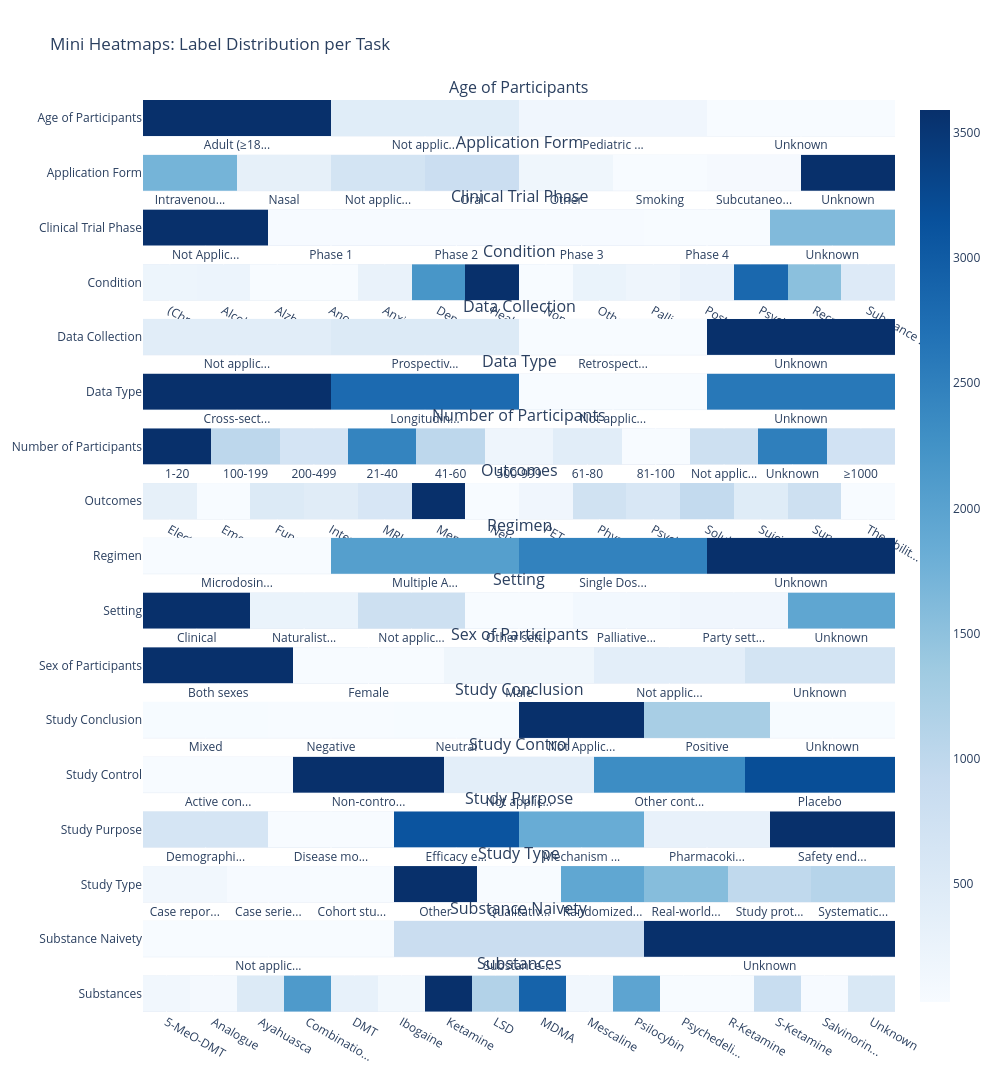

This figure's notebook cell:
### Code cell
from plotly.subplots import make_subplots

def shorten_label(label, max_len=10):
    if len(label) <= max_len:
        return label
    return label[:max_len] + "..."


tasks = label_counts['task'].unique()
n_tasks = len(tasks)

fig = make_subplots(
    rows=n_tasks, cols=1,
    shared_xaxes=False,
    vertical_spacing=0.02,
    subplot_titles=tasks
)

for i, task in enumerate(tasks, 1):
    show_cb = True if i == 1 else False

    task_data = label_counts[label_counts['task'] == task]
    fig.add_trace(
        go.Heatmap(
            z=[task_data['count']],
            x=task_data['label'].apply(lambda x: shorten_label(str(x), 10)),
            y=[task],
            colorscale='Blues',
            showscale=show_cb,
            text=task_data['count'],
            texttemplate="%{text}"
        ),
        row=i, col=1
    )

# Add a colorbar for the heatmap


fig.update_layout(
    title="Mini Heatmaps: Label Distribution per Task",
    height=200*n_tasks,
    width=1000
)
fig.show()

### Figure 1 — Plotly figure (JSON) as saved in the notebook; plotly's stock layout.template omitted (floating-point values rounded to 4 significant figures)
{"data": [{"colorscale": [[0, "rgb(247,251,255)"], [0.125, "rgb(222,235,247)"], [0.25, "rgb(198,219,239)"], [0.375, "rgb(158,202,225)"], [0.5, "rgb(107,174,214)"], [0.625, "rgb(66,146,198)"], [0.75, "rgb(33,113,181)"], [0.875, "rgb(8,81,156)"], [1, "rgb(8,48,107)"]], "showscale": true, "text": [3591, 429, 155, 28], "texttemplate": "%{text}", "type": "heatmap", "x": ["Adult (≥18...", "Not applic...", "Pediatric ...", "Unknown"], "xaxis": "x", "y": ["Age of Participants"], "yaxis": "y", "z": [[3591, 429, 155, 28]]}, {"colorscale": [[0, "rgb(247,251,255)"], [0.125, "rgb(222,235,247)"], [0.25, "rgb(198,219,239)"], [0.375, "rgb(158,202,225)"], [0.5, "rgb(107,174,214)"], [0.625, "rgb(66,146,198)"], [0.75, "rgb(33,113,181)"], [0.875, "rgb(8,81,156)"], [1, "rgb(8,48,107)"]], "showscale": false, "text": [963, 199, 388, 471, 109, 30, 54, 1995], "texttemplate": "%{text}", "type": "heatmap", "x": ["Intravenou...", "Nasal", "Not applic...", "Oral", "Other", "Smoking", "Subcutaneo...", "Unknown"], "xaxis": "x2", "y": ["Application Form"], "yaxis": "y2", "z": [[963, 199, 388, 471, 109, 30, 54, 1995]]}, {"colorscale": [[0, "rgb(247,251,255)"], [0.125, "rgb(222,235,247)"], [0.25, "rgb(198,219,239)"], [0.375, "rgb(158,202,225)"], [0.5, "rgb(107,174,214)"], [0.625, "rgb(66,146,198)"], [0.75, "rgb(33,113,181)"], [0.875, "rgb(8,81,156)"], [1, "rgb(8,48,107)"]], "showscale": false, "text": [2919, 14, 22, 14, 1, 1300], "texttemplate": "%{text}", "type": "heatmap", "x": ["Not Applic...", "Phase 1", "Phase 2", "Phase 3", "Phase 4", "Unknown"], "xaxis": "x3", "y": ["Clinical Trial Phase"], "yaxis": "y3", "z": [[2919, 14, 22, 14, 1, 1300]]}, {"colorscale": [[0, "rgb(247,251,255)"], [0.125, "rgb(222,235,247)"], [0.25, "rgb(198,219,239)"], [0.375, "rgb(158,202,225)"], [0.5, "rgb(107,174,214)"], [0.625, "rgb(66,146,198)"], [0.75, "rgb(33,113,181)"], [0.875, "rgb(8,81,156)"], [1, "rgb(8,48,107)"]], "showscale": false, "text": [118, 126, 3, 2, 168, 1407, 2322, 1, 151, 103, 164, 1823, 978, 306], "texttemplate": "%{text}", "type": "heatmap", "x": ["(Chronic) ...", "Alcoholism", "Alzheimer’...", "Anorexia", "Anxiety", "Depression", "Healthy Pa...", "Non-Alzhei...", "Other addi...", "Palliative...", "Post-traum...", "Psychiatri...", "Recreation...", "Substance ..."], "xaxis": "x4", "y": ["Condition"], "yaxis": "y4", "z": [[118, 126, 3, 2, 168, 1407, 2322, 1, 151, 103, 164, 1823, 978, 306]]}, {"colorscale": [[0, "rgb(247,251,255)"], [0.125, "rgb(222,235,247)"], [0.25, "rgb(198,219,239)"], [0.375, "rgb(158,202,225)"], [0.5, "rgb(107,174,214)"], [0.625, "rgb(66,146,198)"], [0.75, "rgb(33,113,181)"], [0.875, "rgb(8,81,156)"], [1, "rgb(8,48,107)"]], "showscale": false, "text": [471, 534, 187, 2753], "texttemplate": "%{text}", "type": "heatmap", "x": ["Not applic...", "Prospectiv...", "Retrospect...", "Unknown"], "xaxis": "x5", "y": ["Data Collection"], "yaxis": "y5", "z": [[471, 534, 187, 2753]]}, {"colorscale": [[0, "rgb(247,251,255)"], [0.125, "rgb(222,235,247)"], [0.25, "rgb(198,219,239)"], [0.375, "rgb(158,202,225)"], [0.5, "rgb(107,174,214)"], [0.625, "rgb(66,146,198)"], [0.75, "rgb(33,113,181)"], [0.875, "rgb(8,81,156)"], [1, "rgb(8,48,107)"]], "showscale": false, "text": [1139, 383, 990, 475, 956], "texttemplate": "%{text}", "type": "heatmap", "x": ["Cross-sect...", "Longitudin...", "Longitudin...", "Not applic...", "Unknown"], "xaxis": "x6", "y": ["Data Type"], "yaxis": "y6", "z": [[1139, 383, 990, 475, 956]]}, {"colorscale": [[0, "rgb(247,251,255)"], [0.125, "rgb(222,235,247)"], [0.25, "rgb(198,219,239)"], [0.375, "rgb(158,202,225)"], [0.5, "rgb(107,174,214)"], [0.625, "rgb(66,146,198)"], [0.75, "rgb(33,113,181)"], [0.875, "rgb(8,81,156)"], [1, "rgb(8,48,107)"]], "showscale": false, "text": [803, 321, 255, 588, 321, 166, 209, 136, 278, 602, 266], "texttemplate": "%{text}", "type": "heatmap", "x": ["1-20", "100-199", "200-499", "21-40", "41-60", "500-999", "61-80", "81-100", "Not applic...", "Unknown", "≥1000"], "xaxis": "x7", "y": ["Number of Participants"], "yaxis": "y7", "z": [[803, 321, 255, 588, 321, 166, 209, 136, 278, 602, 266]]}, {"colorscale": [[0, "rgb(247,251,255)"], [0.125, "rgb(222,235,247)"], [0.25, "rgb(198,219,239)"], [0.375, "rgb(158,202,225)"], [0.5, "rgb(107,174,214)"], [0.625, "rgb(66,146,198)"], [0.75, "rgb(33,113,181)"], [0.875, "rgb(8,81,156)"], [1, "rgb(8,48,107)"]], "showscale": false, "text": [236, 5, 366, 321, 440, 2702, 5, 104, 534, 420, 707, 324, 578, 4], "texttemplate": "%{text}", "type": "heatmap", "x": ["Electroenc...", "Emergency ...", "Functional...", "Interviews", "MRI", "Mental Fun...", "Neurotoxic...", "PET, SPECT", "Physiologi...", "Psychedeli...", "Soluble bi...", "Suicide", "Surveys", "The abilit..."], "xaxis": "x8", "y": ["Outcomes"], "yaxis": "y8", "z": [[236, 5, 366, 321, 440, 2702, 5, 104, 534, 420, 707, 324, 578, 4]]}, {"colorscale": [[0, "rgb(247,251,255)"], [0.125, "rgb(222,235,247)"], [0.25, "rgb(198,219,239)"], [0.375, "rgb(158,202,225)"], [0.5, "rgb(107,174,214)"], [0.625, "rgb(66,146,198)"], [0.75, "rgb(33,113,181)"], [0.875, "rgb(8,81,156)"], [1, "rgb(8,48,107)"]], "showscale": false, "text": [15, 1062, 1278, 1861], "texttemplate": "%{text}", "type": "heatmap", "x": ["Microdosin...", "Multiple A...", "Single Dos...", "Unknown"], "xaxis": "x9", "y": ["Regimen"], "yaxis": "y9", "z": [[15, 1062, 1278, 1861]]}, {"colorscale": [[0, "rgb(247,251,255)"], [0.125, "rgb(222,235,247)"], [0.25, "rgb(198,219,239)"], [0.375, "rgb(158,202,225)"], [0.5, "rgb(107,174,214)"], [0.625, "rgb(66,146,198)"], [0.75, "rgb(33,113,181)"], [0.875, "rgb(8,81,156)"], [1, "rgb(8,48,107)"]], "showscale": false, "text": [2322, 172, 517, 25, 77, 109, 1255], "texttemplate": "%{text}", "type": "heatmap", "x": ["Clinical", "Naturalist...", "Not applic...", "Other sett...", "Palliative...", "Party sett...", "Unknown"], "xaxis": "x10", "y": ["Setting"], "yaxis": "y10", "z": [[2322, 172, 517, 25, 77, 109, 1255]]}, {"colorscale": [[0, "rgb(247,251,255)"], [0.125, "rgb(222,235,247)"], [0.25, "rgb(198,219,239)"], [0.375, "rgb(158,202,225)"], [0.5, "rgb(107,174,214)"], [0.625, "rgb(66,146,198)"], [0.75, "rgb(33,113,181)"], [0.875, "rgb(8,81,156)"], [1, "rgb(8,48,107)"]], "showscale": false, "text": [2940, 16, 139, 307, 543], "texttemplate": "%{text}", "type": "heatmap", "x": ["Both sexes", "Female", "Male", "Not applic...", "Unknown"], "xaxis": "x11", "y": ["Sex of Participants"], "yaxis": "y11", "z": [[2940, 16, 139, 307, 543]]}, {"colorscale": [[0, "rgb(247,251,255)"], [0.125, "rgb(222,235,247)"], [0.25, "rgb(198,219,239)"], [0.375, "rgb(158,202,225)"], [0.5, "rgb(107,174,214)"], [0.625, "rgb(66,146,198)"], [0.75, "rgb(33,113,181)"], [0.875, "rgb(8,81,156)"], [1, "rgb(8,48,107)"]], "showscale": false, "text": [19, 8, 16, 2888, 998, 19], "texttemplate": "%{text}", "type": "heatmap", "x": ["Mixed", "Negative", "Neutral", "Not Applic...", "Positive", "Unknown"], "xaxis": "x12", "y": ["Study Conclusion"], "yaxis": "y12", "z": [[19, 8, 16, 2888, 998, 19]]}, {"colorscale": [[0, "rgb(247,251,255)"], [0.125, "rgb(222,235,247)"], [0.25, "rgb(198,219,239)"], [0.375, "rgb(158,202,225)"], [0.5, "rgb(107,174,214)"], [0.625, "rgb(66,146,198)"], [0.75, "rgb(33,113,181)"], [0.875, "rgb(8,81,156)"], [1, "rgb(8,48,107)"]], "showscale": false, "text": [372, 1402, 476, 1034, 1286], "texttemplate": "%{text}", "type": "heatmap", "x": ["Active con...", "Non-contro...", "Not applic...", "Other cont...", "Placebo"], "xaxis": "x13", "y": ["Study Control"], "yaxis": "y13", "z": [[372, 1402, 476, 1034, 1286]]}, {"colorscale": [[0, "rgb(247,251,255)"], [0.125, "rgb(222,235,247)"], [0.25, "rgb(198,219,239)"], [0.375, "rgb(158,202,225)"], [0.5, "rgb(107,174,214)"], [0.625, "rgb(66,146,198)"], [0.75, "rgb(33,113,181)"], [0.875, "rgb(8,81,156)"], [1, "rgb(8,48,107)"]], "showscale": false, "text": [493, 129, 1971, 1217, 292, 2265], "texttemplate": "%{text}", "type": "heatmap", "x": ["Demographi...", "Disease mo...", "Efficacy e...", "Mechanism ...", "Pharmacoki...", "Safety end..."], "xaxis": "x14", "y": ["Study Purpose"], "yaxis": "y14", "z": [[493, 129, 1971, 1217, 292, 2265]]}, {"colorscale": [[0, "rgb(247,251,255)"], [0.125, "rgb(222,235,247)"], [0.25, "rgb(198,219,239)"], [0.375, "rgb(158,202,225)"], [0.5, "rgb(107,174,214)"], [0.625, "rgb(66,146,198)"], [0.75, "rgb(33,113,181)"], [0.875, "rgb(8,81,156)"], [1, "rgb(8,48,107)"]], "showscale": false, "text": [51, 12, 6, 1523, 6, 814, 663, 413, 459], "texttemplate": "%{text}", "type": "heatmap", "x": ["Case repor...", "Case serie...", "Cohort stu...", "Other", "Qualitativ...", "Randomized...", "Real-world...", "Study prot...", "Systematic..."], "xaxis": "x15", "y": ["Study Type"], "yaxis": "y15", "z": [[51, 12, 6, 1523, 6, 814, 663, 413, 459]]}, {"colorscale": [[0, "rgb(247,251,255)"], [0.125, "rgb(222,235,247)"], [0.25, "rgb(198,219,239)"], [0.375, "rgb(158,202,225)"], [0.5, "rgb(107,174,214)"], [0.625, "rgb(66,146,198)"], [0.75, "rgb(33,113,181)"], [0.875, "rgb(8,81,156)"], [1, "rgb(8,48,107)"]], "showscale": false, "text": [481, 664, 981, 2645], "texttemplate": "%{text}", "type": "heatmap", "x": ["Not applic...", "Substance-...", "Substance-...", "Unknown"], "xaxis": "x16", "y": ["Substance Naivety"], "yaxis": "y16", "z": [[481, 664, 981, 2645]]}, {"colorscale": [[0, "rgb(247,251,255)"], [0.125, "rgb(222,235,247)"], [0.25, "rgb(198,219,239)"], [0.375, "rgb(158,202,225)"], [0.5, "rgb(107,174,214)"], [0.625, "rgb(66,146,198)"], [0.75, "rgb(33,113,181)"], [0.875, "rgb(8,81,156)"], [1, "rgb(8,48,107)"]], "showscale": false, "text": [55, 40, 205, 827, 124, 50, 1395, 449, 1128, 61, 765, 17, 17, 345, 27, 226], "texttemplate": "%{text}", "type": "heatmap", "x": ["5-MeO-DMT", "Analogue", "Ayahuasca", "Combinatio...", "DMT", "Ibogaine", "Ketamine", "LSD", "MDMA", "Mescaline", "Psilocybin", "Psychedeli...", "R-Ketamine", "S-Ketamine", "Salvinorin...", "Unknown"], "xaxis": "x17", "y": ["Substances"], "yaxis": "y17", "z": [[55, 40, 205, 827, 124, 50, 1395, 449, 1128, 61, 765, 17, 17, 345, 27, 226]]}], "layout": {"annotations": [{"font": {"size": 16}, "showarrow": false, "text": "Age of Participants", "x": 0.5, "xanchor": "center", "xref": "paper", "y": 1, "yanchor": "bottom", "yref": "paper"}, {"font": {"size": 16}, "showarrow": false, "text": "Application Form", "x": 0.5, "xanchor": "center", "xref": "paper", "y": 0.94, "yanchor": "bottom", "yref": "paper"}, {"font": {"size": 16}, "showarrow": false, "text": "Clinical Trial Phase", "x": 0.5, "xanchor": "center", "xref": "paper", "y": 0.88, "yanchor": "bottom", "yref": "paper"}, {"font": {"size": 16}, "showarrow": false, "text": "Condition", "x": 0.5, "xanchor": "center", "xref": "paper", "y": 0.82, "yanchor": "bottom", "yref": "paper"}, {"font": {"size": 16}, "showarrow": false, "text": "Data Collection", "x": 0.5, "xanchor": "center", "xref": "paper", "y": 0.76, "yanchor": "bottom", "yref": "paper"}, {"font": {"size": 16}, "showarrow": false, "text": "Data Type", "x": 0.5, "xanchor": "center", "xref": "paper", "y": 0.7, "yanchor": "bottom", "yref": "paper"}, {"font": {"size": 16}, "showarrow": false, "text": "Number of Participants", "x": 0.5, "xanchor": "center", "xref": "paper", "y": 0.64, "yanchor": "bottom", "yref": "paper"}, {"font": {"size": 16}, "showarrow": false, "text": "Outcomes", "x": 0.5, "xanchor": "center", "xref": "paper", "y": 0.58, "yanchor": "bottom", "yref": "paper"}, {"font": {"size": 16}, "showarrow": false, "text": "Regimen", "x": 0.5, "xanchor": "center", "xref": "paper", "y": 0.52, "yanchor": "bottom", "yref": "paper"}, {"font": {"size": 16}, "showarrow": false, "text": "Setting", "x": 0.5, "xanchor": "center", "xref": "paper", "y": 0.46, "yanchor": "bottom", "yref": "paper"}, {"font": {"size": 16}, "showarrow": false, "text": "Sex of Participants", "x": 0.5, "xanchor": "center", "xref": "paper", "y": 0.4, "yanchor": "bottom", "yref": "paper"}, {"font": {"size": 16}, "showarrow": false, "text": "Study Conclusion", "x": 0.5, "xanchor": "center", "xref": "paper", "y": 0.34, "yanchor": "bottom", "yref": "paper"}, {"font": {"size": 16}, "showarrow": false, "text": "Study Control", "x": 0.5, "xanchor": "center", "xref": "paper", "y": 0.28, "yanchor": "bottom", "yref": "paper"}, {"font": {"size": 16}, "showarrow": false, "text": "Study Purpose", "x": 0.5, "xanchor": "center", "xref": "paper", "y": 0.22, "yanchor": "bottom", "yref": "paper"}, {"font": {"size": 16}, "showarrow": false, "text": "Study Type", "x": 0.5, "xanchor": "center", "xref": "paper", "y": 0.16, "yanchor": "bottom", "yref": "paper"}, {"font": {"size": 16}, "showarrow": false, "text": "Substance Naivety", "x": 0.5, "xanchor": "center", "xref": "paper", "y": 0.1, "yanchor": "bottom", "yref": "paper"}, {"font": {"size": 16}, "showarrow": false, "text": "Substances", "x": 0.5, "xanchor": "center", "xref": "paper", "y": 0.04, "yanchor": "bottom", "yref": "paper"}], "height": 3400, "title": {"text": "Mini Heatmaps: Label Distribution per Task"}, "width": 1000, "xaxis": {"anchor": "y", "domain": [0, 1]}, "xaxis10": {"anchor": "y10", "domain": [0, 1]}, "xaxis11": {"anchor": "y11", "domain": [0, 1]}, "xaxis12": {"anchor": "y12", "domain": [0, 1]}, "xaxis13": {"anchor": "y13", "domain": [0, 1]}, "xaxis14": {"anchor": "y14", "domain": [0, 1]}, "xaxis15": {"anchor": "y15", "domain": [0, 1]}, "xaxis16": {"anchor": "y16", "domain": [0, 1]}, "xaxis17": {"anchor": "y17", "domain": [0, 1]}, "xaxis2": {"anchor": "y2", "domain": [0, 1]}, "xaxis3": {"anchor": "y3", "domain": [0, 1]}, "xaxis4": {"anchor": "y4", "domain": [0, 1]}, "xaxis5": {"anchor": "y5", "domain": [0, 1]}, "xaxis6": {"anchor": "y6", "domain": [0, 1]}, "xaxis7": {"anchor": "y7", "domain": [0, 1]}, "xaxis8": {"anchor": "y8", "domain": [0, 1]}, "xaxis9": {"anchor": "y9", "domain": [0, 1]}, "yaxis": {"anchor": "x", "domain": [0.96, 1]}, "yaxis10": {"anchor": "x10", "domain": [0.42, 0.46]}, "yaxis11": {"anchor": "x11", "domain": [0.36, 0.4]}, "yaxis12": {"anchor": "x12", "domain": [0.3, 0.34]}, "yaxis13": {"anchor": "x13", "domain": [0.24, 0.28]}, "yaxis14": {"anchor": "x14", "domain": [0.18, 0.22]}, "yaxis15": {"anchor": "x15", "domain": [0.12, 0.16]}, "yaxis16": {"anchor": "x16", "domain": [0.06, 0.1]}, "yaxis17": {"anchor": "x17", "domain": [0, 0.04]}, "yaxis2": {"anchor": "x2", "domain": [0.9, 0.94]}, "yaxis3": {"anchor": "x3", "domain": [0.84, 0.88]}, "yaxis4": {"anchor": "x4", "domain": [0.78, 0.82]}, "yaxis5": {"anchor": "x5", "domain": [0.72, 0.76]}, "yaxis6": {"anchor": "x6", "domain": [0.66, 0.7]}, "yaxis7": {"anchor": "x7", "domain": [0.6, 0.64]}, "yaxis8": {"anchor": "x8", "domain": [0.54, 0.58]}, "yaxis9": {"anchor": "x9", "domain": [0.48, 0.52]}}}
